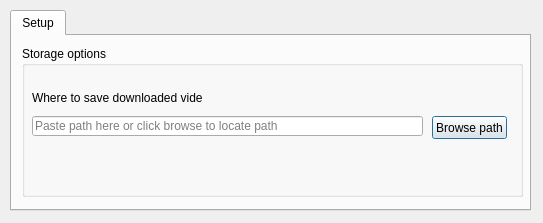
<?xml version="1.0" encoding="UTF-8"?>
<ui version="4.0">
 <class>pref</class>
 <widget class="QDialog" name="pref">
  <property name="geometry">
   <rect>
    <x>0</x>
    <y>0</y>
    <width>543</width>
    <height>223</height>
   </rect>
  </property>
  <property name="minimumSize">
   <size>
    <width>0</width>
    <height>0</height>
   </size>
  </property>
  <property name="maximumSize">
   <size>
    <width>543</width>
    <height>429</height>
   </size>
  </property>
  <property name="windowTitle">
   <string>Preference</string>
  </property>
  <property name="windowIcon">
   <iconset resource="../../phed/src/ui/resources.qrc">
    <normaloff>:/rc/resources/logo.png</normaloff>:/rc/resources/logo.png</iconset>
  </property>
  <widget class="QTabWidget" name="tabWidget">
   <property name="geometry">
    <rect>
     <x>10</x>
     <y>10</y>
     <width>521</width>
     <height>201</height>
    </rect>
   </property>
   <property name="currentIndex">
    <number>0</number>
   </property>
   <widget class="QWidget" name="tab">
    <attribute name="title">
     <string>Setup</string>
    </attribute>
    <widget class="QGroupBox" name="groupBox_11">
     <property name="geometry">
      <rect>
       <x>10</x>
       <y>10</y>
       <width>501</width>
       <height>151</height>
      </rect>
     </property>
     <property name="title">
      <string>Storage options</string>
     </property>
     <widget class="QLineEdit" name="path">
      <property name="geometry">
       <rect>
        <x>10</x>
        <y>70</y>
        <width>391</width>
        <height>20</height>
       </rect>
      </property>
      <property name="text">
       <string/>
      </property>
      <property name="placeholderText">
       <string>Paste path here or click browse to locate path</string>
      </property>
     </widget>
     <widget class="QLabel" name="rename_lga_warning_2">
      <property name="geometry">
       <rect>
        <x>10</x>
        <y>44</y>
        <width>171</width>
        <height>16</height>
       </rect>
      </property>
      <property name="styleSheet">
       <string notr="true"/>
      </property>
      <property name="text">
       <string>Where to save downloaded videos:</string>
      </property>
     </widget>
     <widget class="QPushButton" name="browse">
      <property name="geometry">
       <rect>
        <x>410</x>
        <y>70</y>
        <width>75</width>
        <height>23</height>
       </rect>
      </property>
      <property name="text">
       <string>Browse path</string>
      </property>
     </widget>
    </widget>
   </widget>
  </widget>
 </widget>
 <resources>
  <include location="../../phed/src/ui/resources.qrc"/>
 </resources>
 <connections/>
</ui>
